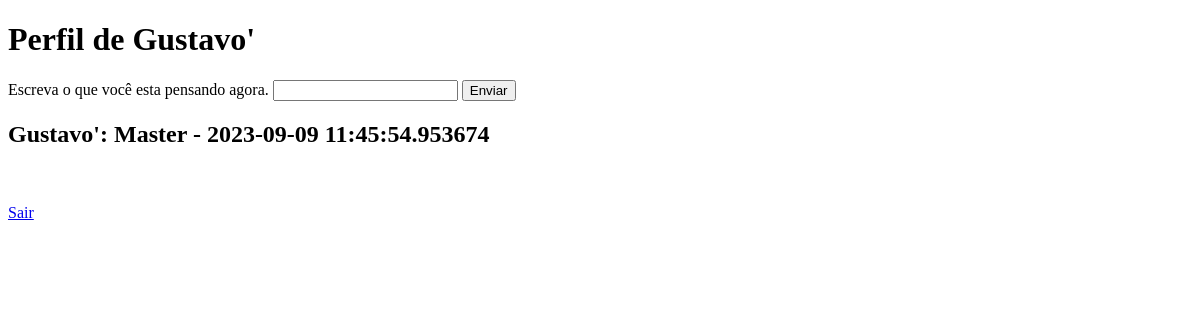
Page /perfil/1 (signed in) on the earlier database version.
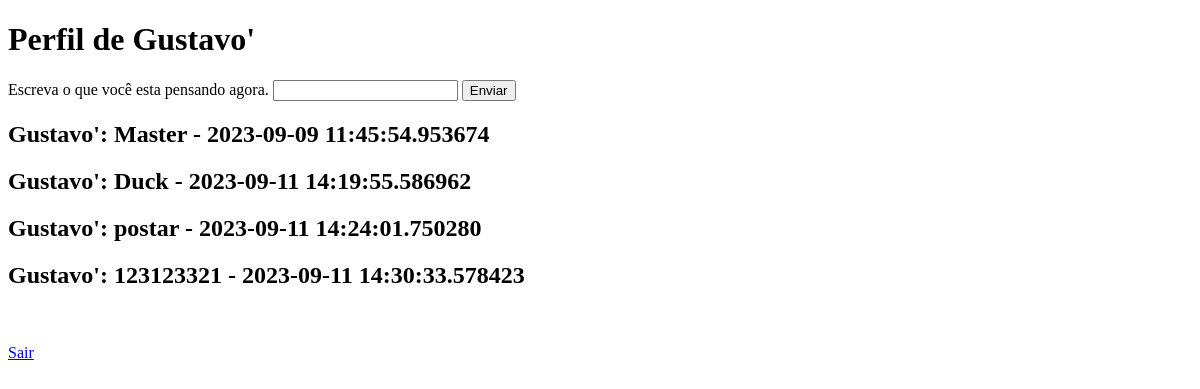
Same page on the later database version.
### pynotes/models.py (models this page shows)
class Usuario(database.Model, UserMixin):
    id = database.Column(database.Integer, primary_key=True)
    username = database.Column(database.String, nullable=False)
    email = database.Column(database.String, nullable=False, unique=True)
    senha = database.Column(database.String, nullable=False)
    nota = database.relationship("Nota", backref="usuario", lazy=True)

class Nota(database.Model):
    id = database.Column(database.Integer, primary_key=True)
    nota = database.Column(database.String, default="Olá pyNotes 3.0")
    data_criacao = database.Column(database.DateTime, nullable=False, default=datetime.utcnow())
    id_usuario = database.Column(database.Integer, database.ForeignKey('usuario.id'),  nullable=False)

### pynotes/routes.py (the view)
@app.route('/perfil/<id_usuario>', methods=['GET', 'POST'])
@login_required
def perfil(id_usuario):
    if int(id_usuario) == int(current_user.id):
        form = Note()
        user = Usuario.query.get(int(id_usuario))
        if form.is_submitted():
            note = Nota(nota=form.texto.data, id_usuario=user.id, data_criacao=datetime.utcnow())
            database.session.add(note)
            database.session.commit()
        return render_template("perfil.html", user=user, form=form, notes=user.nota)
    else:
        user = Usuario.query.get(int(id_usuario))
        return render_template("perfil.html", user=user, form=None, notes=user.nota)

### pynotes/forms.py
class Note(FlaskForm):
    texto = StringField("Escreva o que você esta pensando agora.", validators=[DataRequired()])
    botao_confirmacao = SubmitField("Enviar")

### pynotes/models.py (called while the page is built)
@login_manager.user_loader
def load_user(user_id):
    return Usuario.query.get(int(user_id))

### pynotes/templates/perfil.html (shortened to what this page needs)
<!DOCTYPE html>
<html lang="pt-br">
<head>
</head>
<body>
    <h1>Perfil de {{user.username}}</h1>
    {% if form %}
    <form method="POST">
        {{form.texto.label()}}
        {{form.texto()}}
        {{form.botao_confirmacao()}}
    </form>
    {% endif %}
    {%for note in notes%}
        <h2>{{user.username}}: {{note.nota}} - {{note.data_criacao}}</h2>
    {% endfor %}
    <br><br>
    <a href="{{url_for('logout')}}">Sair</a>
</body>
</html>

Differences in the rows shown:
added Nota: {{ user.username }} "Gustavo'", nota "Duck", data_criacao "2023-09-11 14:19:55.586962"
added Nota: {{ user.username }} "Gustavo'", nota "postar", data_criacao "2023-09-11 14:24:01.750280"
added Nota: {{ user.username }} "Gustavo'", nota "123123321", data_criacao "2023-09-11 14:30:33.578423"
